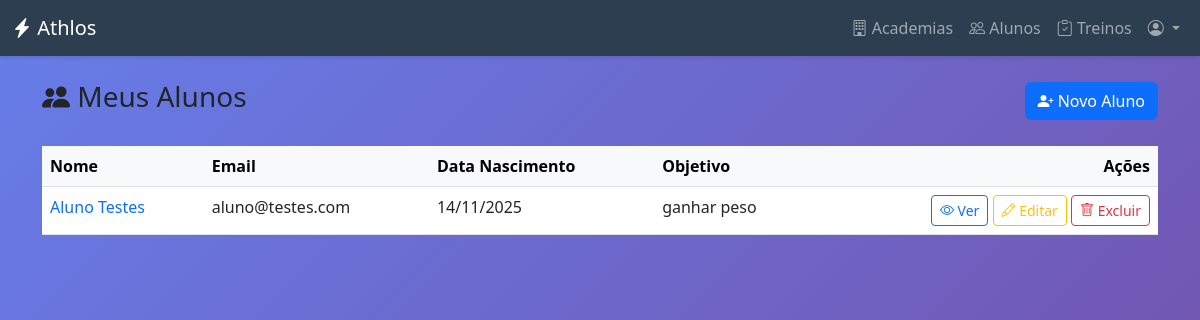
Page /alunos/ (signed in) on the committed database.
### academias/models.py (models this page shows, shortened)
class Aluno(models.Model):
    user = models.OneToOneField(
        settings.AUTH_USER_MODEL,
        on_delete=models.CASCADE,
        primary_key=True,
        verbose_name="Usuário",
        limit_choices_to={"user_type": "ALUNO"},
    )
    personal_responsavel = models.ForeignKey(
        PersonalTrainer,
        on_delete=models.SET_NULL,
        null=True,
        blank=True,
        related_name="alunos",
        verbose_name="Personal Trainer Responsável",
    )
    academia = models.ForeignKey(
        Academia,
        on_delete=models.SET_NULL,
        null=True,
        blank=True,
        related_name="alunos",
        verbose_name="Academia",
    )
    data_nascimento = models.DateField(
        null=True, blank=True, verbose_name="Data de Nascimento"
    )
    objetivo = models.CharField(
        max_length=255, blank=True, null=True, verbose_name="Objetivo de Treino"
    )

### usuarios/models.py (models this page shows, shortened)
class CustomUser(AbstractUser):
    class TipoUsuario(models.TextChoices):
        ADMIN_SISTEMA = "ADMIN_SISTEMA", "Admin do Sistema"
        ADMIN_ACADEMIA = "ADMIN", "Admin da Academia"
        PERSONAL_TRAINER = "PERSONAL", "Personal Trainer"
        ALUNO = "ALUNO", "Aluno"
    email = models.EmailField(unique=True, verbose_name="Endereço de e-mail")
    user_type = models.CharField(
        max_length=20,
        choices=TipoUsuario.choices,
        default=TipoUsuario.ALUNO,
        verbose_name="Tipo de Usuário",
    )
    academia = models.ForeignKey(
        "academias.Academia",
        on_delete=models.SET_NULL,
        null=True,
        blank=True,
        verbose_name="Academia",
    )
    groups = models.ManyToManyField(
        Group,
        verbose_name="groups",
        blank=True,
        help_text=(
            "The groups this user belongs to. A user will get all permissions "
            "granted to each of their groups."
        ),
        related_name="customuser_groups",
        related_query_name="user",
    )
    user_permissions = models.ManyToManyField(
        Permission,
        verbose_name="user permissions",
        blank=True,
        help_text="Specific permissions for this user.",
        related_name="customuser_permissions",
        related_query_name="user",
    )
    USERNAME_FIELD = "email"
    REQUIRED_FIELDS = ["username", "first_name", "last_name"]

### core/views.py (the view)
# urls.py: path("alunos/", views.aluno_list, name="aluno_list"),
@login_required
def aluno_list(request):
    user = request.user
    if user.user_type in ["ADMIN", "ADMIN_SISTEMA"]:
        alunos = Aluno.objects.all()
    elif user.user_type == "PERSONAL":
        try:
            personal = user.personaltrainer
            alunos = personal.alunos.all()
        except PersonalTrainer.DoesNotExist:
            alunos = Aluno.objects.none()
    else:
        messages.error(request, "Acesso negado.")
        return redirect("dashboard")
    return render(request, "core/alunos/aluno_list.html", {"alunos": alunos})

### core/templates/core/alunos/aluno_list.html (shortened to what this page needs)
{% extends 'core/base.html' %}
{% block content %}
<div class="container py-4">
    <div class="d-flex justify-content-between align-items-center mb-4">
        <h3><i class="bi bi-people-fill"></i> Meus Alunos</h3>
        <a href="{% url 'aluno_create' %}" class="btn btn-primary">
            <i class="bi bi-person-plus-fill"></i> Novo Aluno
        </a>
    </div>
    {% if alunos %}
    <div class="table-responsive">
        <table class="table table-hover">
            <thead class="table-light">
                <tr>
                    <th>Nome</th>
                    <th>Email</th>
                    <th>Data Nascimento</th>
                    <th>Objetivo</th>
                    <th class="text-end">Ações</th>
                </tr>
            </thead>
            <tbody>
                {% for aluno in alunos %}
                <tr>
                    <td>
                        <a href="{% url 'aluno_detail' aluno.pk %}" class="text-decoration-none">
                            {{ aluno.user.get_full_name|default:aluno.user.email }}
                        </a>
                    </td>
                    <td>{{ aluno.user.email }}</td>
                    <td>{{ aluno.data_nascimento|date:"d/m/Y"|default:"—" }}</td>
                    <td>{{ aluno.objetivo|default:"Não definido" }}</td>
                    <td class="text-end">
                        <a href="{% url 'aluno_detail' aluno.pk %}" class="btn btn-sm btn-outline-primary">
                            <i class="bi bi-eye"></i> Ver
                        </a>
                        <a href="{% url 'aluno_edit' aluno.pk %}" class="btn btn-sm btn-outline-warning">
                            <i class="bi bi-pencil"></i> Editar
                        </a>
                        <button type="button" class="btn btn-sm btn-outline-danger" data-bs-toggle="modal"
                            data-bs-target="#deleteModal{{ aluno.pk }}">
                            <i class="bi bi-trash"></i> Excluir
                        </button>
                    </td>
                </tr>
                {% endfor %}
            </tbody>
        </table>
    </div>
    {% else %}
    <div class="alert alert-info">
        <i class="bi bi-info-circle"></i> Nenhum aluno cadastrado ainda.
        <a href="{% url 'aluno_create' %}" class="alert-link">Cadastre o primeiro aluno</a>.
    </div>
    {% endif %}
</div>
{% endblock %}

### core/templates/core/base.html (style rules this page uses)
:root { --primary-color: #2c3e50; --secondary-color: #3498db; --success-color: #27ae60; --danger-color: #e74c3c; }
body { min-height: 100vh; background: linear-gradient(135deg, #667eea 0%, #764ba2 100%); }

### rows in the picture
Aluno: user.get_full_name "Aluno Testes", user.email "aluno@testes.com", data_nascimento "14/11/2025", objetivo "ganhar peso"
